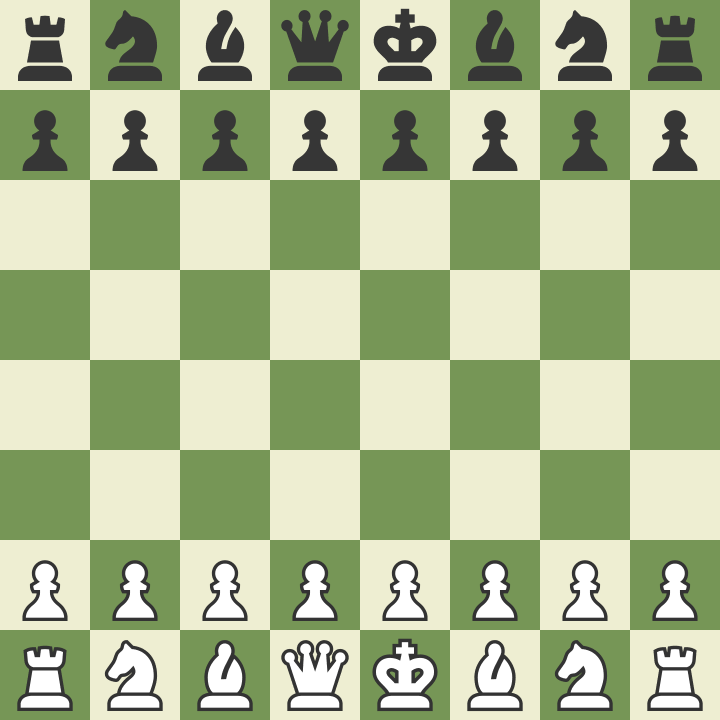
#> input picture İmage Processing/openCV/SHI_TOMASI_algorithm_ex/satranc.png, 720 x 720 px
$ python shi_tomasi_algorithm.py
#> lines starting #> are read from the running program, lines starting #| are printed output that depends on the picture; after the words box and inside, x2 and y2 are one past the last pixel; in counts of white or black regions, pixels touching at a corner belong together
import cv2 as cv
import numpy as np
from matplotlib import pyplot as plt

img = cv.imread("satranc.png")
#> img is the input picture: shape (720, 720, 3); mean B, G, R 144.8, 184.8, 170.9
gray = cv.cvtColor(img,cv.COLOR_BGR2GRAY)
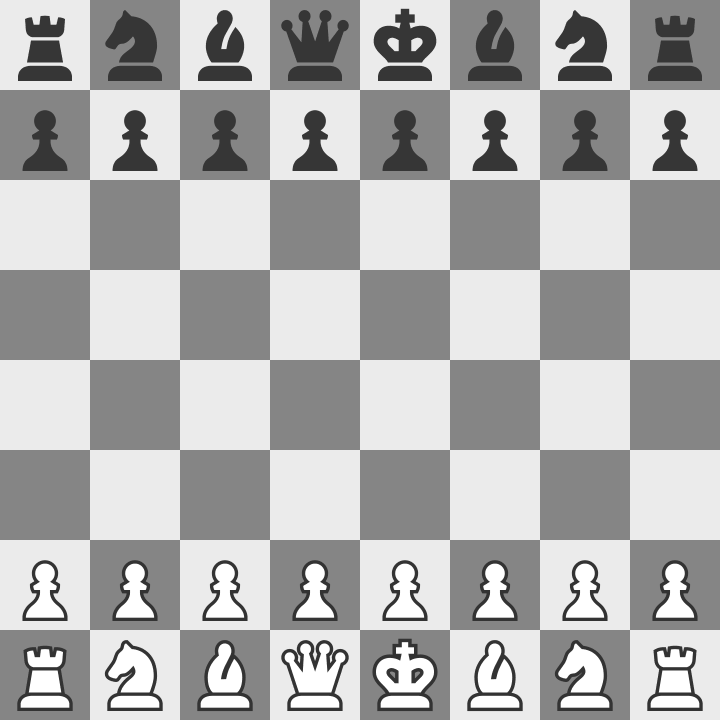
#> gray: shape (720, 720); min 51, max 255, mean 176.1

koseler = cv.goodFeaturesToTrack(gray,10,0.001,70)
#> koseler = [[504, 660], [234, 660], [681, 581], [591, 581], [501, 581], [411, 581], [321, 581], [231, 581], [141, 581], [51, 581]]
koseler = np.int0(koseler)

for i in koseler:
    a,b = i.ravel()
    cv.circle(img,(a,b),5,(0,255,255),-1)
#> this loop made 10 passes
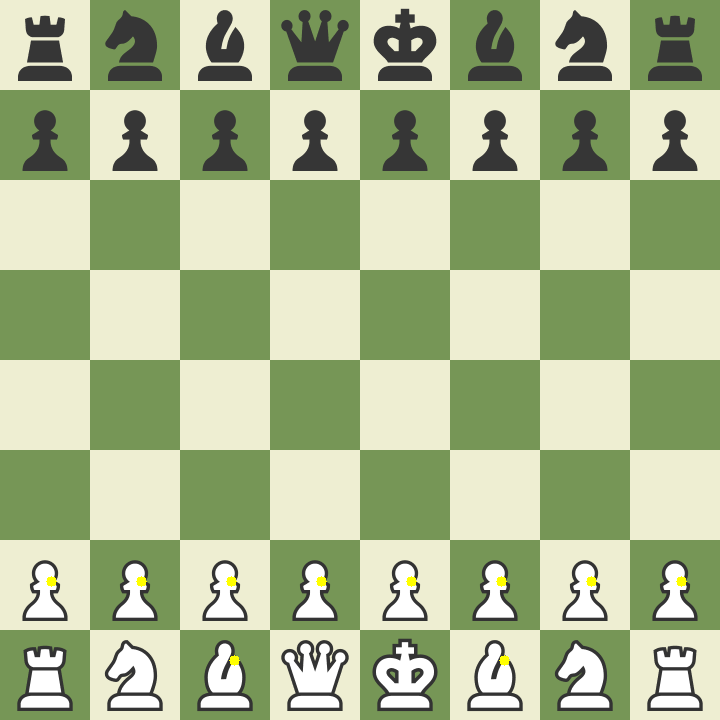
#> img: shape (720, 720, 3); 0.16% of pixels changed, all inside (x1, y1, x2, y2) = (46, 576, 687, 666)
plt.imshow(img),plt.show()
